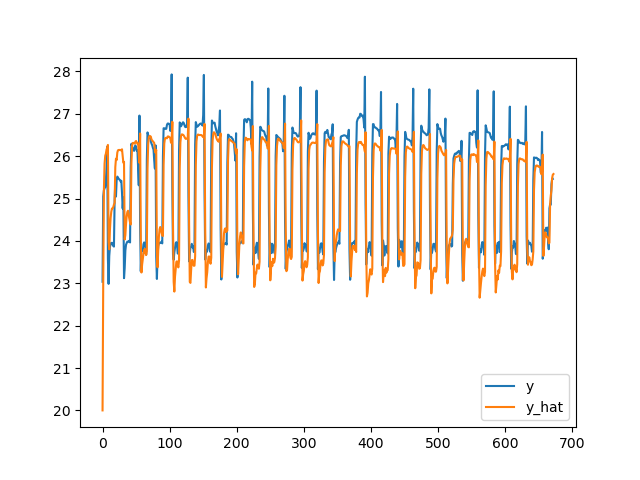

This figure's Python source:
import jax 
import jax.numpy as jnp
import pandas as pd 
import matplotlib 
matplotlib.use('Agg')
import matplotlib.pyplot as plt
import time 

from dynax.models.RC import Continuous4R3C
from dynax.simulators.simulator import DifferentiableSimulator

# instantiate a model
#model = Discrete4R3C()
model = Continuous4R3C()
state_dim = model.state_dim
input_dim = model.input_dim
output_dim = model.output_dim

# load data
inputs = pd.read_csv('./data/eplus_1min.csv', index_col=[0])
n_samples = len(inputs)
index = range(0, n_samples*60, 60)
inputs.index = index

# resample to a given time step
dt = 3600
inputs_dt = inputs.groupby([inputs.index // dt]).mean()
u_dt = jnp.array(inputs_dt.values[:,:5])
y_dt = jnp.array(inputs_dt.values[:,5])

# forward simulation settings
tsol = jnp.arange(0, len(u_dt)*dt, dt)
state = jnp.array([20., 30., 26.])  # initial state

simulator = DifferentiableSimulator(model, tsol, dt)
print(simulator.tabulate(jax.random.PRNGKey(0), jnp.zeros((model.state_dim,)), u_dt))

# forward simulation
# simulate with given params: Cai, Cwe, Cwi, Re, Ri, Rw, Rg
params = [10384.31640625, 499089.09375, 1321535.125,
        1.5348844528198242, 0.5000327825546265, 1.000040054321289, 
        20.119935989379883]
rc = {'Cai': params[0], 'Cwe': params[1], 'Cwi': params[2],
    'Re': params[3], 'Ri': params[4], 'Rw': params[5], 'Rg': params[6]
    }
params_true = {'params': {'model': rc}}

ts = time.time()
states, outputs = simulator.apply(params_true, state, u_dt)
te = time.time()
print('time elapsed for forward simulation: ', te-ts)

# plot the results  
plt.figure()
plt.plot(y_dt, label='y')
plt.plot(outputs, label='y_hat')
plt.legend()
plt.savefig('diff_simulator.png')
plt.close()
